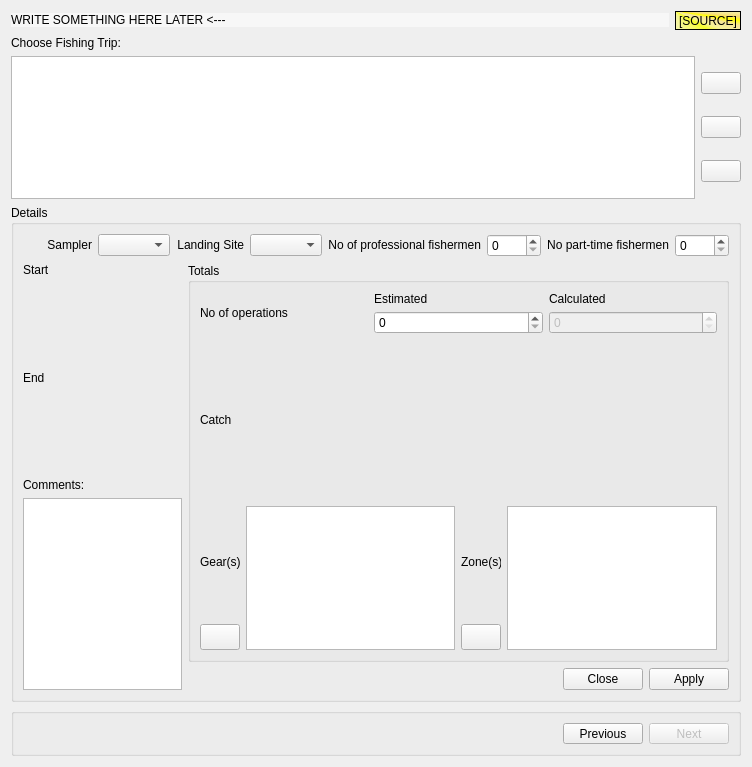
<?xml version="1.0" encoding="UTF-8"?>
<ui version="4.0">
 <class>FrmTrip</class>
 <widget class="QWidget" name="FrmTrip">
  <property name="geometry">
   <rect>
    <x>0</x>
    <y>0</y>
    <width>752</width>
    <height>767</height>
   </rect>
  </property>
  <property name="windowTitle">
   <string>Form</string>
  </property>
  <layout class="QVBoxLayout" name="verticalLayout_5">
   <item>
    <layout class="QHBoxLayout" name="horizontalLayout_9">
     <item>
      <widget class="QLabel" name="lbHeader">
       <property name="sizePolicy">
        <sizepolicy hsizetype="Preferred" vsizetype="Fixed">
         <horstretch>0</horstretch>
         <verstretch>0</verstretch>
        </sizepolicy>
       </property>
       <property name="styleSheet">
        <string notr="true">background-color:rgb(247, 247, 247)</string>
       </property>
       <property name="text">
        <string>WRITE SOMETHING HERE LATER &lt;---</string>
       </property>
      </widget>
     </item>
     <item>
      <widget class="QLabel" name="lbSource">
       <property name="sizePolicy">
        <sizepolicy hsizetype="Fixed" vsizetype="Fixed">
         <horstretch>0</horstretch>
         <verstretch>0</verstretch>
        </sizepolicy>
       </property>
       <property name="minimumSize">
        <size>
         <width>0</width>
         <height>19</height>
        </size>
       </property>
       <property name="styleSheet">
        <string notr="true">background-color: qconicalgradient(cx:0, cy:0, angle:135, stop:0 rgba(220, 220, 220, 69), stop:0.375 rgba(255, 255, 0, 69), stop:0.423533 rgba(251, 255, 0, 145), stop:0.45 rgba(247, 255, 0, 208), stop:0.477581 rgba(255, 244, 71, 130), stop:0.518717 rgba(255, 218, 71, 130), stop:0.55 rgba(255, 255, 0, 255), stop:0.57754 rgba(255, 203, 0, 130), stop:0.625 rgba(255, 255, 0, 69), stop:1 rgba(255, 255, 0, 69));
font: 75 10pt &quot;Fixedsys&quot;;</string>
       </property>
       <property name="frameShape">
        <enum>QFrame::StyledPanel</enum>
       </property>
       <property name="frameShadow">
        <enum>QFrame::Raised</enum>
       </property>
       <property name="text">
        <string>[SOURCE]</string>
       </property>
       <property name="scaledContents">
        <bool>true</bool>
       </property>
      </widget>
     </item>
    </layout>
   </item>
   <item>
    <widget class="QLabel" name="label_23">
     <property name="text">
      <string>Choose Fishing Trip:</string>
     </property>
     <property name="buddy">
      <cstring>tableView</cstring>
     </property>
    </widget>
   </item>
   <item>
    <layout class="QHBoxLayout" name="horizontalLayout_2">
     <item>
      <widget class="QTableView" name="tableView">
       <property name="sizePolicy">
        <sizepolicy hsizetype="Expanding" vsizetype="Expanding">
         <horstretch>0</horstretch>
         <verstretch>0</verstretch>
        </sizepolicy>
       </property>
       <property name="toolTip">
        <string>Choose sampled fishing trip (or create a new one)</string>
       </property>
       <property name="statusTip">
        <string>Choose sampled fishing trip (or create a new one)</string>
       </property>
       <property name="whatsThis">
        <string>In this widget we can choose a sampled fishing trip, or create a new one</string>
       </property>
       <property name="selectionMode">
        <enum>QAbstractItemView::SingleSelection</enum>
       </property>
       <property name="selectionBehavior">
        <enum>QAbstractItemView::SelectRows</enum>
       </property>
      </widget>
     </item>
     <item>
      <layout class="QVBoxLayout" name="verticalLayout_4">
       <item>
        <widget class="QPushButton" name="pushNew">
         <property name="toolTip">
          <string>Create new record</string>
         </property>
         <property name="statusTip">
          <string>Create new record</string>
         </property>
         <property name="whatsThis">
          <string>Creates new record</string>
         </property>
         <property name="text">
          <string/>
         </property>
         <property name="icon">
          <iconset resource="app_new.qrc">
           <normaloff>:/app_new/filenew.png</normaloff>:/app_new/filenew.png</iconset>
         </property>
        </widget>
       </item>
       <item>
        <widget class="QPushButton" name="pushEdit">
         <property name="sizePolicy">
          <sizepolicy hsizetype="Preferred" vsizetype="Fixed">
           <horstretch>0</horstretch>
           <verstretch>0</verstretch>
          </sizepolicy>
         </property>
         <property name="toolTip">
          <string>Edit record</string>
         </property>
         <property name="statusTip">
          <string>Edit record</string>
         </property>
         <property name="whatsThis">
          <string>Edits record</string>
         </property>
         <property name="text">
          <string/>
         </property>
         <property name="icon">
          <iconset resource="app_new.qrc">
           <normaloff>:/app_new/pencil.png</normaloff>:/app_new/pencil.png</iconset>
         </property>
         <property name="checkable">
          <bool>true</bool>
         </property>
        </widget>
       </item>
       <item>
        <widget class="QPushButton" name="pushRemove">
         <property name="sizePolicy">
          <sizepolicy hsizetype="Preferred" vsizetype="Fixed">
           <horstretch>0</horstretch>
           <verstretch>0</verstretch>
          </sizepolicy>
         </property>
         <property name="toolTip">
          <string>Remove record</string>
         </property>
         <property name="statusTip">
          <string>Remove record</string>
         </property>
         <property name="whatsThis">
          <string>Removes record</string>
         </property>
         <property name="text">
          <string/>
         </property>
         <property name="icon">
          <iconset resource="app_new.qrc">
           <normaloff>:/app_new/cancel.png</normaloff>:/app_new/cancel.png</iconset>
         </property>
         <property name="shortcut">
          <string>Del</string>
         </property>
        </widget>
       </item>
      </layout>
     </item>
    </layout>
   </item>
   <item>
    <widget class="QGroupBox" name="groupDetails">
     <property name="sizePolicy">
      <sizepolicy hsizetype="Preferred" vsizetype="Preferred">
       <horstretch>0</horstretch>
       <verstretch>0</verstretch>
      </sizepolicy>
     </property>
     <property name="title">
      <string>Details</string>
     </property>
     <layout class="QGridLayout" name="gridLayout">
      <item row="0" column="0" colspan="2">
       <layout class="QHBoxLayout" name="horizontalLayout_11">
        <item>
         <widget class="QLabel" name="label_6">
          <property name="sizePolicy">
           <sizepolicy hsizetype="Preferred" vsizetype="Fixed">
            <horstretch>0</horstretch>
            <verstretch>0</verstretch>
           </sizepolicy>
          </property>
          <property name="text">
           <string>Sampler</string>
          </property>
          <property name="alignment">
           <set>Qt::AlignRight|Qt::AlignTrailing|Qt::AlignVCenter</set>
          </property>
          <property name="buddy">
           <cstring>cmbSampler</cstring>
          </property>
         </widget>
        </item>
        <item>
         <widget class="QComboBox" name="cmbSampler">
          <property name="toolTip">
           <string>Choose sampler</string>
          </property>
          <property name="statusTip">
           <string>Choose sampler</string>
          </property>
          <property name="whatsThis">
           <string>In this widget we can choose a sampler</string>
          </property>
         </widget>
        </item>
        <item>
         <widget class="QLabel" name="label_2">
          <property name="sizePolicy">
           <sizepolicy hsizetype="Preferred" vsizetype="Fixed">
            <horstretch>0</horstretch>
            <verstretch>0</verstretch>
           </sizepolicy>
          </property>
          <property name="text">
           <string>Landing Site</string>
          </property>
          <property name="alignment">
           <set>Qt::AlignRight|Qt::AlignTrailing|Qt::AlignVCenter</set>
          </property>
          <property name="buddy">
           <cstring>cmbSite</cstring>
          </property>
         </widget>
        </item>
        <item>
         <widget class="QComboBox" name="cmbSite">
          <property name="toolTip">
           <string>Choose Landing Site</string>
          </property>
          <property name="statusTip">
           <string>Choose Landing Site</string>
          </property>
          <property name="whatsThis">
           <string>In this widget we can select a landing site</string>
          </property>
         </widget>
        </item>
        <item>
         <widget class="QLabel" name="label_22">
          <property name="sizePolicy">
           <sizepolicy hsizetype="Preferred" vsizetype="Fixed">
            <horstretch>0</horstretch>
            <verstretch>0</verstretch>
           </sizepolicy>
          </property>
          <property name="text">
           <string>No of professional fishermen</string>
          </property>
          <property name="alignment">
           <set>Qt::AlignRight|Qt::AlignTrailing|Qt::AlignVCenter</set>
          </property>
          <property name="buddy">
           <cstring>spinProf</cstring>
          </property>
         </widget>
        </item>
        <item>
         <widget class="QSpinBox" name="spinProf">
          <property name="sizePolicy">
           <sizepolicy hsizetype="Fixed" vsizetype="Fixed">
            <horstretch>0</horstretch>
            <verstretch>0</verstretch>
           </sizepolicy>
          </property>
          <property name="toolTip">
           <string>Number of professional fishermen</string>
          </property>
          <property name="statusTip">
           <string>Number of professional fishermen</string>
          </property>
          <property name="whatsThis">
           <string>Input the number of professional fishermen</string>
          </property>
          <property name="maximum">
           <number>1000</number>
          </property>
         </widget>
        </item>
        <item>
         <widget class="QLabel" name="label_24">
          <property name="sizePolicy">
           <sizepolicy hsizetype="Preferred" vsizetype="Fixed">
            <horstretch>0</horstretch>
            <verstretch>0</verstretch>
           </sizepolicy>
          </property>
          <property name="text">
           <string>No part-time fishermen</string>
          </property>
          <property name="alignment">
           <set>Qt::AlignRight|Qt::AlignTrailing|Qt::AlignVCenter</set>
          </property>
          <property name="buddy">
           <cstring>spinPart</cstring>
          </property>
         </widget>
        </item>
        <item>
         <widget class="QSpinBox" name="spinPart">
          <property name="sizePolicy">
           <sizepolicy hsizetype="Fixed" vsizetype="Fixed">
            <horstretch>0</horstretch>
            <verstretch>0</verstretch>
           </sizepolicy>
          </property>
          <property name="toolTip">
           <string>Part-time fishermen</string>
          </property>
          <property name="statusTip">
           <string>Part-time fishermen</string>
          </property>
          <property name="whatsThis">
           <string>Input the number of part-time fishermen</string>
          </property>
          <property name="maximum">
           <number>1000</number>
          </property>
         </widget>
        </item>
       </layout>
      </item>
      <item row="1" column="0">
       <layout class="QVBoxLayout" name="verticalLayout">
        <item>
         <widget class="QLabel" name="label_14">
          <property name="sizePolicy">
           <sizepolicy hsizetype="Preferred" vsizetype="Fixed">
            <horstretch>0</horstretch>
            <verstretch>0</verstretch>
           </sizepolicy>
          </property>
          <property name="text">
           <string>Start</string>
          </property>
          <property name="buddy">
           <cstring>customDtStart</cstring>
          </property>
         </widget>
        </item>
        <item>
         <widget class="CustomTimeCtrl" name="customDtStart">
          <property name="sizePolicy">
           <sizepolicy hsizetype="Preferred" vsizetype="Expanding">
            <horstretch>0</horstretch>
            <verstretch>0</verstretch>
           </sizepolicy>
          </property>
          <property name="toolTip">
           <string>Start datetime</string>
          </property>
          <property name="whatsThis">
           <string>Input the starting datetime of the fishing trip</string>
          </property>
         </widget>
        </item>
        <item>
         <widget class="QLabel" name="label_25">
          <property name="sizePolicy">
           <sizepolicy hsizetype="Preferred" vsizetype="Fixed">
            <horstretch>0</horstretch>
            <verstretch>0</verstretch>
           </sizepolicy>
          </property>
          <property name="text">
           <string>End</string>
          </property>
          <property name="buddy">
           <cstring>customDtEnd</cstring>
          </property>
         </widget>
        </item>
        <item>
         <widget class="CustomTimeCtrl" name="customDtEnd">
          <property name="sizePolicy">
           <sizepolicy hsizetype="Preferred" vsizetype="Expanding">
            <horstretch>0</horstretch>
            <verstretch>0</verstretch>
           </sizepolicy>
          </property>
          <property name="toolTip">
           <string>End datetime</string>
          </property>
          <property name="whatsThis">
           <string>Input the finishing datetime of the fishing trip</string>
          </property>
         </widget>
        </item>
        <item>
         <widget class="QLabel" name="label_13">
          <property name="sizePolicy">
           <sizepolicy hsizetype="Preferred" vsizetype="Fixed">
            <horstretch>0</horstretch>
            <verstretch>0</verstretch>
           </sizepolicy>
          </property>
          <property name="text">
           <string>Comments:</string>
          </property>
          <property name="buddy">
           <cstring>textComments</cstring>
          </property>
         </widget>
        </item>
        <item>
         <widget class="QPlainTextEdit" name="textComments">
          <property name="sizePolicy">
           <sizepolicy hsizetype="Expanding" vsizetype="Preferred">
            <horstretch>0</horstretch>
            <verstretch>0</verstretch>
           </sizepolicy>
          </property>
          <property name="toolTip">
           <string>Comments</string>
          </property>
          <property name="statusTip">
           <string>Comments</string>
          </property>
          <property name="whatsThis">
           <string>Input comments</string>
          </property>
         </widget>
        </item>
       </layout>
      </item>
      <item row="1" column="1">
       <layout class="QVBoxLayout" name="verticalLayout_9">
        <item>
         <widget class="QGroupBox" name="groupTotals">
          <property name="sizePolicy">
           <sizepolicy hsizetype="Preferred" vsizetype="Expanding">
            <horstretch>0</horstretch>
            <verstretch>0</verstretch>
           </sizepolicy>
          </property>
          <property name="title">
           <string>Totals</string>
          </property>
          <layout class="QVBoxLayout" name="verticalLayout_8">
           <item>
            <layout class="QHBoxLayout" name="horizontalLayout_3">
             <item>
              <widget class="QLabel" name="label_4">
               <property name="sizePolicy">
                <sizepolicy hsizetype="Preferred" vsizetype="Preferred">
                 <horstretch>0</horstretch>
                 <verstretch>0</verstretch>
                </sizepolicy>
               </property>
               <property name="text">
                <string>No of operations</string>
               </property>
               <property name="buddy">
                <cstring>spinNOE</cstring>
               </property>
              </widget>
             </item>
             <item>
              <layout class="QVBoxLayout" name="verticalLayout_6">
               <item>
                <widget class="QLabel" name="label">
                 <property name="sizePolicy">
                  <sizepolicy hsizetype="Preferred" vsizetype="Fixed">
                   <horstretch>0</horstretch>
                   <verstretch>0</verstretch>
                  </sizepolicy>
                 </property>
                 <property name="minimumSize">
                  <size>
                   <width>0</width>
                   <height>13</height>
                  </size>
                 </property>
                 <property name="text">
                  <string>Estimated</string>
                 </property>
                </widget>
               </item>
               <item>
                <widget class="QSpinBox" name="spinNOE">
                 <property name="toolTip">
                  <string>Number of fishing operations (estimated)</string>
                 </property>
                 <property name="statusTip">
                  <string>Number of fishing operations (estimated)</string>
                 </property>
                 <property name="whatsThis">
                  <string>Number of fishing operations (estimated)</string>
                 </property>
                 <property name="maximum">
                  <number>1000</number>
                 </property>
                </widget>
               </item>
              </layout>
             </item>
             <item>
              <layout class="QVBoxLayout" name="verticalLayout_7">
               <item>
                <widget class="QLabel" name="label_3">
                 <property name="sizePolicy">
                  <sizepolicy hsizetype="Preferred" vsizetype="Fixed">
                   <horstretch>0</horstretch>
                   <verstretch>0</verstretch>
                  </sizepolicy>
                 </property>
                 <property name="minimumSize">
                  <size>
                   <width>0</width>
                   <height>13</height>
                  </size>
                 </property>
                 <property name="text">
                  <string>Calculated</string>
                 </property>
                </widget>
               </item>
               <item>
                <widget class="QSpinBox" name="spinNOC">
                 <property name="enabled">
                  <bool>false</bool>
                 </property>
                 <property name="toolTip">
                  <string>Number of fishing operations (calculated)</string>
                 </property>
                 <property name="statusTip">
                  <string>Number of fishing operations (calculated)</string>
                 </property>
                 <property name="whatsThis">
                  <string>Number of fishing operations (calculated)</string>
                 </property>
                 <property name="maximum">
                  <number>1000</number>
                 </property>
                </widget>
               </item>
              </layout>
             </item>
            </layout>
           </item>
           <item>
            <layout class="QHBoxLayout" name="horizontalLayout_4">
             <item>
              <widget class="QLabel" name="label_8">
               <property name="sizePolicy">
                <sizepolicy hsizetype="Fixed" vsizetype="Preferred">
                 <horstretch>0</horstretch>
                 <verstretch>0</verstretch>
                </sizepolicy>
               </property>
               <property name="minimumSize">
                <size>
                 <width>0</width>
                 <height>28</height>
                </size>
               </property>
               <property name="text">
                <string>Catch</string>
               </property>
               <property name="buddy">
                <cstring>catchInputCtrl</cstring>
               </property>
              </widget>
             </item>
             <item>
              <widget class="CatchInputCtrl" name="catchInputCtrl">
               <property name="sizePolicy">
                <sizepolicy hsizetype="Expanding" vsizetype="Expanding">
                 <horstretch>0</horstretch>
                 <verstretch>0</verstretch>
                </sizepolicy>
               </property>
               <property name="minimumSize">
                <size>
                 <width>270</width>
                 <height>160</height>
                </size>
               </property>
              </widget>
             </item>
            </layout>
           </item>
           <item>
            <layout class="QHBoxLayout" name="horizontalLayout">
             <item>
              <layout class="QVBoxLayout" name="verticalLayout_2">
               <item>
                <widget class="QLabel" name="label_7">
                 <property name="sizePolicy">
                  <sizepolicy hsizetype="Minimum" vsizetype="Preferred">
                   <horstretch>0</horstretch>
                   <verstretch>0</verstretch>
                  </sizepolicy>
                 </property>
                 <property name="minimumSize">
                  <size>
                   <width>36</width>
                   <height>0</height>
                  </size>
                 </property>
                 <property name="text">
                  <string>Gear(s)</string>
                 </property>
                 <property name="buddy">
                  <cstring>listGears</cstring>
                 </property>
                </widget>
               </item>
               <item>
                <widget class="QPushButton" name="pushClear">
                 <property name="sizePolicy">
                  <sizepolicy hsizetype="Preferred" vsizetype="Fixed">
                   <horstretch>0</horstretch>
                   <verstretch>0</verstretch>
                  </sizepolicy>
                 </property>
                 <property name="minimumSize">
                  <size>
                   <width>0</width>
                   <height>26</height>
                  </size>
                 </property>
                 <property name="toolTip">
                  <string>Clear selection</string>
                 </property>
                 <property name="statusTip">
                  <string>Clear selection</string>
                 </property>
                 <property name="whatsThis">
                  <string>Clears selection</string>
                 </property>
                 <property name="text">
                  <string/>
                 </property>
                 <property name="icon">
                  <iconset resource="app_new.qrc">
                   <normaloff>:/app_new/locationbar_erase.png</normaloff>:/app_new/locationbar_erase.png</iconset>
                 </property>
                 <property name="iconSize">
                  <size>
                   <width>32</width>
                   <height>16</height>
                  </size>
                 </property>
                </widget>
               </item>
              </layout>
             </item>
             <item>
              <widget class="QListView" name="listGears">
               <property name="sizePolicy">
                <sizepolicy hsizetype="Expanding" vsizetype="Preferred">
                 <horstretch>0</horstretch>
                 <verstretch>0</verstretch>
                </sizepolicy>
               </property>
               <property name="toolTip">
                <string>Select the gear(s) used during this fishing trip</string>
               </property>
               <property name="statusTip">
                <string>Select the gear(s) used during this fishing trip</string>
               </property>
               <property name="whatsThis">
                <string>Select the gear(s) used during this fishing trip</string>
               </property>
               <property name="editTriggers">
                <set>QAbstractItemView::NoEditTriggers</set>
               </property>
               <property name="alternatingRowColors">
                <bool>false</bool>
               </property>
               <property name="selectionMode">
                <enum>QAbstractItemView::MultiSelection</enum>
               </property>
               <property name="selectionBehavior">
                <enum>QAbstractItemView::SelectRows</enum>
               </property>
               <property name="isWrapping" stdset="0">
                <bool>false</bool>
               </property>
               <property name="resizeMode">
                <enum>QListView::Adjust</enum>
               </property>
               <property name="wordWrap">
                <bool>true</bool>
               </property>
              </widget>
             </item>
             <item>
              <layout class="QVBoxLayout" name="verticalLayout_3">
               <item>
                <widget class="QLabel" name="label_5">
                 <property name="sizePolicy">
                  <sizepolicy hsizetype="Minimum" vsizetype="Preferred">
                   <horstretch>0</horstretch>
                   <verstretch>0</verstretch>
                  </sizepolicy>
                 </property>
                 <property name="minimumSize">
                  <size>
                   <width>36</width>
                   <height>16</height>
                  </size>
                 </property>
                 <property name="text">
                  <string>Zone(s)</string>
                 </property>
                 <property name="buddy">
                  <cstring>listZones</cstring>
                 </property>
                </widget>
               </item>
               <item>
                <widget class="QPushButton" name="pushClear2">
                 <property name="sizePolicy">
                  <sizepolicy hsizetype="Preferred" vsizetype="Fixed">
                   <horstretch>0</horstretch>
                   <verstretch>0</verstretch>
                  </sizepolicy>
                 </property>
                 <property name="minimumSize">
                  <size>
                   <width>0</width>
                   <height>26</height>
                  </size>
                 </property>
                 <property name="toolTip">
                  <string>Clear selection</string>
                 </property>
                 <property name="statusTip">
                  <string>Clear selection</string>
                 </property>
                 <property name="whatsThis">
                  <string>Clears selection</string>
                 </property>
                 <property name="text">
                  <string/>
                 </property>
                 <property name="icon">
                  <iconset resource="app_new.qrc">
                   <normaloff>:/app_new/locationbar_erase.png</normaloff>:/app_new/locationbar_erase.png</iconset>
                 </property>
                 <property name="iconSize">
                  <size>
                   <width>32</width>
                   <height>16</height>
                  </size>
                 </property>
                </widget>
               </item>
              </layout>
             </item>
             <item>
              <widget class="QListView" name="listZones">
               <property name="sizePolicy">
                <sizepolicy hsizetype="Expanding" vsizetype="Preferred">
                 <horstretch>0</horstretch>
                 <verstretch>0</verstretch>
                </sizepolicy>
               </property>
               <property name="toolTip">
                <string>Select the gear(s) used during this fishing trip</string>
               </property>
               <property name="statusTip">
                <string>Select the gear(s) used during this fishing trip</string>
               </property>
               <property name="whatsThis">
                <string>Select the gear(s) used during this fishing trip</string>
               </property>
               <property name="editTriggers">
                <set>QAbstractItemView::NoEditTriggers</set>
               </property>
               <property name="showDropIndicator" stdset="0">
                <bool>false</bool>
               </property>
               <property name="alternatingRowColors">
                <bool>false</bool>
               </property>
               <property name="selectionMode">
                <enum>QAbstractItemView::MultiSelection</enum>
               </property>
               <property name="selectionBehavior">
                <enum>QAbstractItemView::SelectRows</enum>
               </property>
               <property name="isWrapping" stdset="0">
                <bool>false</bool>
               </property>
               <property name="resizeMode">
                <enum>QListView::Adjust</enum>
               </property>
               <property name="wordWrap">
                <bool>true</bool>
               </property>
              </widget>
             </item>
            </layout>
           </item>
          </layout>
         </widget>
        </item>
        <item>
         <layout class="QHBoxLayout" name="horizontalLayout_12">
          <item>
           <widget class="QDialogButtonBox" name="buttonBox">
            <property name="standardButtons">
             <set>QDialogButtonBox::Apply|QDialogButtonBox::Close</set>
            </property>
           </widget>
          </item>
         </layout>
        </item>
       </layout>
      </item>
     </layout>
    </widget>
   </item>
   <item>
    <layout class="QHBoxLayout" name="horizontalLayout_16">
     <item>
      <widget class="QGroupBox" name="groupBox_2">
       <property name="sizePolicy">
        <sizepolicy hsizetype="Preferred" vsizetype="Fixed">
         <horstretch>0</horstretch>
         <verstretch>0</verstretch>
        </sizepolicy>
       </property>
       <property name="minimumSize">
        <size>
         <width>0</width>
         <height>48</height>
        </size>
       </property>
       <property name="title">
        <string/>
       </property>
       <layout class="QHBoxLayout" name="horizontalLayout_10">
        <item>
         <spacer name="horizontalSpacer">
          <property name="orientation">
           <enum>Qt::Horizontal</enum>
          </property>
          <property name="sizeHint" stdset="0">
           <size>
            <width>40</width>
            <height>20</height>
           </size>
          </property>
         </spacer>
        </item>
        <item>
         <widget class="QPushButton" name="pushPrevious">
          <property name="text">
           <string>Previous</string>
          </property>
          <property name="icon">
           <iconset resource="app_new.qrc">
            <normaloff>:/app_new/back.png</normaloff>:/app_new/back.png</iconset>
          </property>
         </widget>
        </item>
        <item>
         <widget class="QPushButton" name="pushNext">
          <property name="enabled">
           <bool>false</bool>
          </property>
          <property name="text">
           <string>Next</string>
          </property>
          <property name="icon">
           <iconset resource="app_new.qrc">
            <normaloff>:/app_new/forward.png</normaloff>:/app_new/forward.png</iconset>
          </property>
         </widget>
        </item>
       </layout>
      </widget>
     </item>
    </layout>
   </item>
  </layout>
 </widget>
 <customwidgets>
  <customwidget>
   <class>CatchInputCtrl</class>
   <extends>QWidget</extends>
   <header>catchinputctrl.h</header>
  </customwidget>
  <customwidget>
   <class>CustomTimeCtrl</class>
   <extends>QWidget</extends>
   <header>customtimectrl.h</header>
  </customwidget>
 </customwidgets>
 <tabstops>
  <tabstop>tableView</tabstop>
  <tabstop>pushNew</tabstop>
  <tabstop>pushEdit</tabstop>
  <tabstop>pushRemove</tabstop>
  <tabstop>cmbSampler</tabstop>
  <tabstop>cmbSite</tabstop>
  <tabstop>spinProf</tabstop>
  <tabstop>spinPart</tabstop>
  <tabstop>customDtStart</tabstop>
  <tabstop>customDtEnd</tabstop>
  <tabstop>textComments</tabstop>
  <tabstop>spinNOE</tabstop>
  <tabstop>spinNOC</tabstop>
  <tabstop>catchInputCtrl</tabstop>
  <tabstop>listGears</tabstop>
  <tabstop>listZones</tabstop>
  <tabstop>pushClear</tabstop>
  <tabstop>pushClear2</tabstop>
  <tabstop>buttonBox</tabstop>
  <tabstop>pushPrevious</tabstop>
  <tabstop>pushNext</tabstop>
 </tabstops>
 <resources>
  <include location="app_new.qrc"/>
 </resources>
 <connections>
  <connection>
   <sender>pushNew</sender>
   <signal>clicked()</signal>
   <receiver>FrmTrip</receiver>
   <slot>createRecord()</slot>
   <hints>
    <hint type="sourcelabel">
     <x>723</x>
     <y>85</y>
    </hint>
    <hint type="destinationlabel">
     <x>374</x>
     <y>296</y>
    </hint>
   </hints>
  </connection>
  <connection>
   <sender>buttonBox</sender>
   <signal>clicked(QAbstractButton*)</signal>
   <receiver>FrmTrip</receiver>
   <slot>onButtonClick(QAbstractButton*)</slot>
   <hints>
    <hint type="sourcelabel">
     <x>547</x>
     <y>505</y>
    </hint>
    <hint type="destinationlabel">
     <x>374</x>
     <y>296</y>
    </hint>
   </hints>
  </connection>
  <connection>
   <sender>tableView</sender>
   <signal>clicked(QModelIndex)</signal>
   <receiver>FrmTrip</receiver>
   <slot>previewRow(QModelIndex)</slot>
   <hints>
    <hint type="sourcelabel">
     <x>355</x>
     <y>86</y>
    </hint>
    <hint type="destinationlabel">
     <x>374</x>
     <y>296</y>
    </hint>
   </hints>
  </connection>
  <connection>
   <sender>pushEdit</sender>
   <signal>clicked(bool)</signal>
   <receiver>FrmTrip</receiver>
   <slot>editRecord(bool)</slot>
   <hints>
    <hint type="sourcelabel">
     <x>725</x>
     <y>117</y>
    </hint>
    <hint type="destinationlabel">
     <x>375</x>
     <y>383</y>
    </hint>
   </hints>
  </connection>
  <connection>
   <sender>pushRemove</sender>
   <signal>clicked()</signal>
   <receiver>FrmTrip</receiver>
   <slot>removeRecord()</slot>
   <hints>
    <hint type="sourcelabel">
     <x>725</x>
     <y>157</y>
    </hint>
    <hint type="destinationlabel">
     <x>375</x>
     <y>383</y>
    </hint>
   </hints>
  </connection>
  <connection>
   <sender>pushClear</sender>
   <signal>clicked()</signal>
   <receiver>listGears</receiver>
   <slot>clearSelection()</slot>
   <hints>
    <hint type="sourcelabel">
     <x>502</x>
     <y>633</y>
    </hint>
    <hint type="destinationlabel">
     <x>502</x>
     <y>552</y>
    </hint>
   </hints>
  </connection>
  <connection>
   <sender>pushClear2</sender>
   <signal>clicked()</signal>
   <receiver>listZones</receiver>
   <slot>clearSelection()</slot>
   <hints>
    <hint type="sourcelabel">
     <x>625</x>
     <y>632</y>
    </hint>
    <hint type="destinationlabel">
     <x>625</x>
     <y>557</y>
    </hint>
   </hints>
  </connection>
 </connections>
 <slots>
  <slot>createRecord()</slot>
  <slot>onButtonClick(QAbstractButton*)</slot>
  <slot>previewRow(QModelIndex)</slot>
  <slot>editRecord(bool)</slot>
  <slot>removeRecord()</slot>
 </slots>
</ui>
